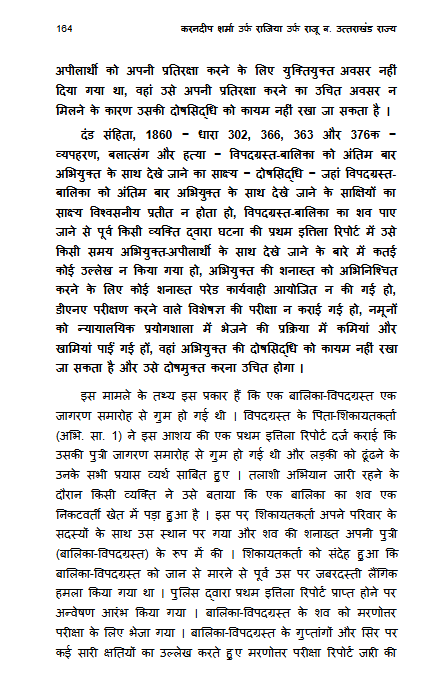
#> input picture backend/rag/test/4.png, 448 x 697 px, found by its file name
$ python test_upscale.py
#> lines starting #> are read from the running program, lines starting #| are printed output that depends on the picture
from pathlib import Path
from PIL import Image

image_path = Path("rag/test/4.png")

with Image.open(image_path) as image:

#> image is the input picture: PIL image 448x697 RGBA; mean R, G, B, A 229.4, 229.4, 229.4, 255
    image = image.convert("RGB")
#> image: PIL image 448x697 RGB

    for scale in [2, 3]:

        resized = image.resize(
            (
                image.width * scale,
                image.height * scale
            ),
            Image.Resampling.LANCZOS
        )

        output_path = image_path.with_name(
            f"4_upscaled_{scale}x.png"
        )

        resized.save(output_path)

        print(
            f"Saved: {output_path} | "
            f"Resolution: {resized.size}"
        )
#> this loop made 2 passes
#> pass 2, `resized = image.resize( ( image.width * scale, image.height * scale ),..`:
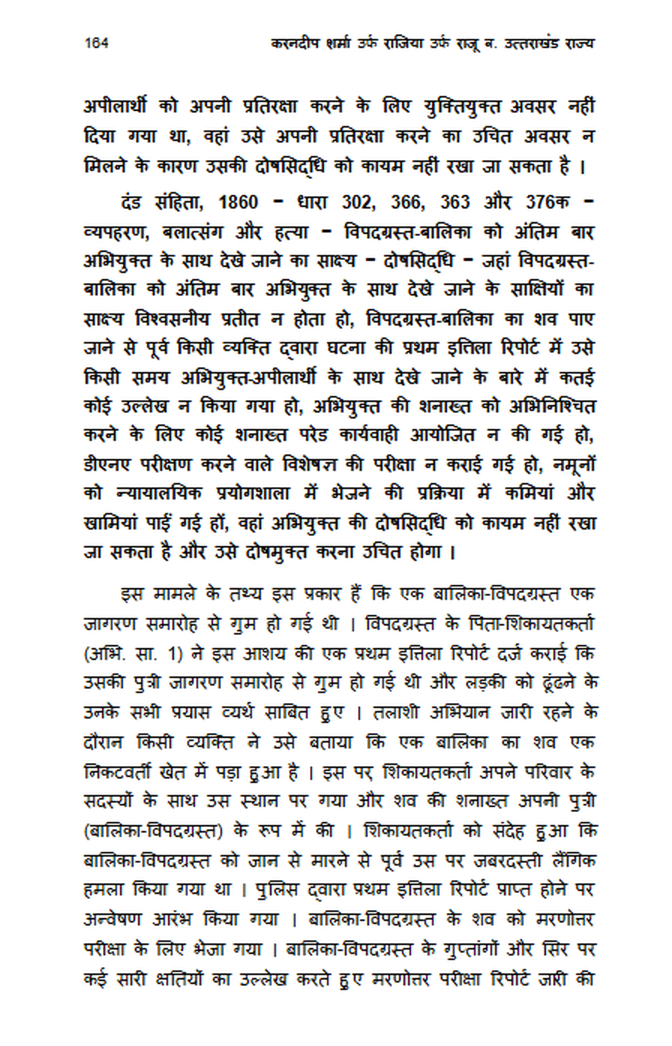
#> resized: PIL image 1344x2091 RGB (shown at 1/2 size); mean R, G, B 228, 228, 228

$ run again, with backend/rag/test/5.png copied over backend/rag/test/4.png
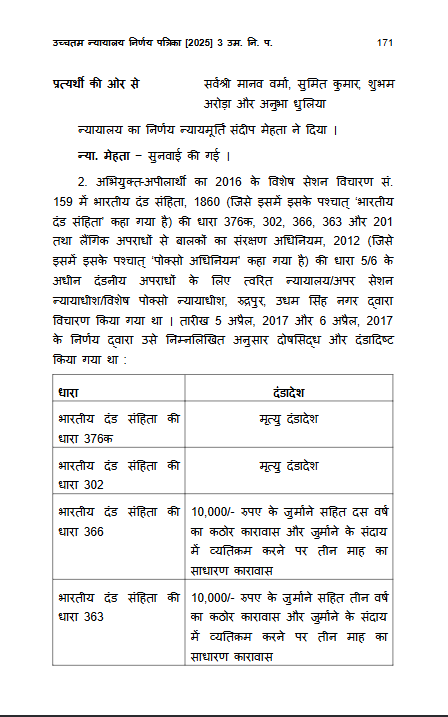
#> input picture backend/rag/test/5.png, 448 x 717 px, found by its file name
#> image is the input picture: PIL image 448x717 RGBA; mean R, G, B, A 239.3, 239.3, 239.3, 255
#> image: PIL image 448x717 RGB
#> the loop `for scale in [2, 3]: ` made 2 passes
#> pass 2, `resized = image.resize( ( image.width * scale, image.height * scale ),..`:
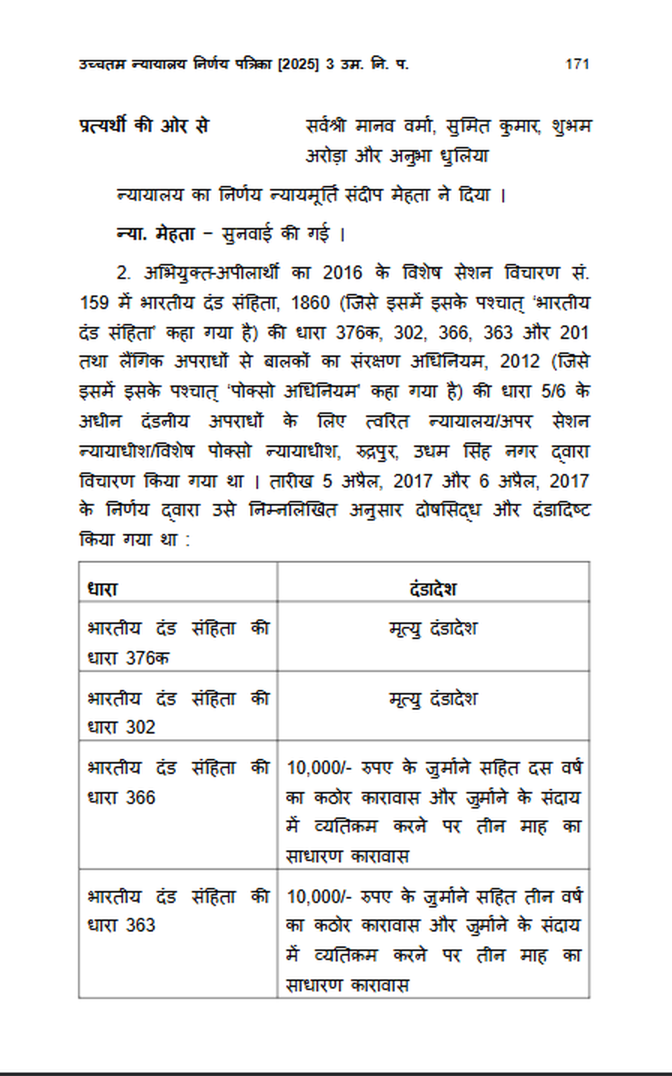
#> resized: PIL image 1344x2151 RGB (shown at 1/2 size); mean R, G, B 238.2, 238.2, 238.3
